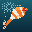

Write Python code to recreate this figure.
"""A single koi fish, painted LIVE on the wall stroke by stroke — a zen piece.

The stroke ORDER is the performance:
  1. water wash   — serpentine teal sweep, top-lit, deepening downward
  2. koi body     — one big orange teardrop laid down spine-first (tail -> head)
  3. patches      — kohaku white blocks + a tancho red cap dabbed on
  4. fins & tail  — pale flowing fins, painted after the body they hang off
  5. eye          — the single detail that brings it alive
  6. ripples      — expanding rings + a rising bubble, the last quiet touches

Big subject, minimal scene: one large fish fills the panel, water is just mood.

Run (preview only):   .venv\\Scripts\\python.exe art\\koi.py
Run (perform live):   .venv\\Scripts\\python.exe art\\koi.py --perform [delay]
"""

import json
import math
import random
import sys
import urllib.request

SIZE = 32


def lerp(a, b, t):
    return tuple(round(a[i] + (b[i] - a[i]) * t) for i in range(3))


def hx(c):
    return "#{:02x}{:02x}{:02x}".format(*(int(v) for v in c))


# --- koi geometry -----------------------------------------------------------
# Spine runs from tail (lower-left) to head (upper-right) with a gentle arc.
def spine(t):
    cx = 6.0 + 20.0 * t
    cy = 24.0 - 15.0 * t - 3.0 * math.sin(math.pi * t)   # arcs upward
    return cx, cy


def half_width(t):
    # plump through the shoulder (t~0.6), tapering to a thin tail wrist
    bell = math.exp(-((t - 0.60) ** 2) / 0.055)
    return 1.1 + 4.6 * bell


def body_pixels():
    """Return {(x,y): 'role'} for the fish, role in body/back."""
    px = {}
    ts = [i / 240.0 for i in range(241)]
    for t in ts:
        cx, cy = spine(t)
        r = half_width(t)
        r2 = r * r
        y0, y1 = int(cy - r - 1), int(cy + r + 1)
        x0, x1 = int(cx - r - 1), int(cx + r + 1)
        for y in range(y0, y1 + 1):
            for x in range(x0, x1 + 1):
                if 0 <= x < SIZE and 0 <= y < SIZE:
                    d2 = (x - cx) ** 2 + (y - cy) ** 2
                    if d2 <= r2:
                        # "back" = upper half of the tube (lit side), for shading
                        role = "back" if (y - cy) < -0.25 * r else "body"
                        # head end keeps its fuller color regardless
                        prev = px.get((x, y))
                        if prev != "body":
                            px[(x, y)] = role
    return px


def build_strokes():
    steps = []
    body = body_pixels()

    # 1. WATER WASH — serpentine, top-lit teal fading to deep water
    for y in range(SIZE):
        row = range(SIZE) if y % 2 == 0 else range(SIZE - 1, -1, -1)
        base = lerp((26, 96, 112), (9, 40, 56), y / (SIZE - 1))
        for x in row:
            # faint diagonal light shafts for a sunlit-pond feel
            shimmer = 6 if ((x + y) % 9 == 0 and y < 18) else 0
            c = (base[0] + shimmer, base[1] + shimmer, base[2] + shimmer // 2)
            steps.append((x, y, c))

    # 2. KOI BODY — laid down spine order, tail -> head, so it "grows" forward
    ORANGE = (240, 120, 36)
    ORANGE_LIT = (252, 158, 70)
    order = sorted(body.keys(), key=lambda p: (p[0] + (24 - p[1])))  # tail(LL)->head(UR)
    for (x, y) in order:
        c = ORANGE_LIT if body[(x, y)] == "back" else ORANGE
        steps.append((x, y, c))

    # 3. PATCHES — kohaku white blocks + a tancho red cap
    rng = random.Random(7)
    white_zones = [(0.22, 0.34), (0.44, 0.56), (0.72, 0.82)]  # bands along spine
    whites = []
    for (x, y), _ in body.items():
        # map pixel to nearest spine t (coarse) to decide banding
        best_t, best_d = 0, 1e9
        for i in range(0, 25):
            t = i / 24.0
            sx, sy = spine(t)
            d = (x - sx) ** 2 + (y - sy) ** 2
            if d < best_d:
                best_d, best_t = d, t
        for lo, hi in white_zones:
            if lo <= best_t <= hi:
                whites.append((x, y))
                break
    rng.shuffle(whites)
    for (x, y) in whites:
        steps.append((x, y, (238, 238, 230)))

    # tancho red cap near the head/back
    hx_, hy_ = spine(0.90)
    for (x, y) in sorted(body.keys()):
        if (x - hx_) ** 2 + (y - hy_) ** 2 <= 4.2 and (y - hy_) <= 1:
            steps.append((x, y, (214, 44, 40)))

    # 4. FINS & TAIL — pale, translucent-looking, painted after the body
    tail_cx, tail_cy = spine(0.0)
    tail = [
        (-1, -3), (-2, -2), (-3, -2), (-1, -2), (-2, -1), (-3, -1),
        (-1, 2), (-2, 2), (-3, 3), (-1, 3), (-2, 4), (-3, 4), (-2, 0), (-3, 0),
    ]
    for dx, dy in tail:
        x, y = int(tail_cx + dx), int(tail_cy + dy)
        if 0 <= x < SIZE and 0 <= y < SIZE:
            steps.append((x, y, (250, 196, 150)))
    # pectoral fin, hanging below the shoulder
    fx, fy = spine(0.6)
    for dx, dy in ((0, 3), (1, 3), (1, 4), (2, 4), (0, 4), (2, 5)):
        x, y = int(fx + dx - 1), int(fy + dy)
        if 0 <= x < SIZE and 0 <= y < SIZE:
            steps.append((x, y, (250, 200, 156)))
    # dorsal fin ridge along the back
    for t in (0.5, 0.58, 0.66, 0.74):
        sx, sy = spine(t)
        r = half_width(t)
        x, y = int(sx), int(sy - r - 1)
        if 0 <= x < SIZE and 0 <= y < SIZE:
            steps.append((x, y, (252, 170, 96)))

    # 5. EYE — the single detail that makes it a fish
    ex, ey = spine(0.955)
    ex, ey = int(ex), int(ey + 1)
    for dx, dy in ((0, 0),):
        steps.append((ex + dx, ey + dy, (18, 20, 28)))
    steps.append((ex, ey - 1, (240, 240, 240)))   # glint above the eye

    # 6. RIPPLES + a rising bubble — quiet finishing touches over the water
    rcx, rcy = 9, 7
    for rad in (3, 5, 7):
        for a in range(0, 360, 26):
            x = int(rcx + rad * math.cos(math.radians(a)))
            y = int(rcy + rad * 0.7 * math.sin(math.radians(a)))
            if 0 <= x < SIZE and 0 <= y < SIZE and (x, y) not in body:
                steps.append((x, y, (120, 178, 196)))
    for x, y in ((4, 20), (5, 16), (4, 12), (6, 9)):   # bubble trail
        if (x, y) not in body:
            steps.append((x, y, (170, 214, 224)))

    return steps


def render_preview(steps, path):
    from PIL import Image
    img = Image.new("RGB", (SIZE, SIZE), (0, 0, 0))
    px = img.load()
    for x, y, c in steps:
        if 0 <= x < SIZE and 0 <= y < SIZE:
            px[x, y] = tuple(int(v) for v in c)
    img.save(path)
    img.resize((SIZE * 12, SIZE * 12), Image.NEAREST).save(path.replace(".png", "-big.png"))
    print(f"preview -> {path}  ({len(steps)} strokes)")


def perform(steps, delay):
    payload = {"pixels": [[x, y, hx(c)] for x, y, c in steps], "delay": delay, "clear": True}
    req = urllib.request.Request(
        "http://127.0.0.1:7788/paint",
        data=json.dumps(payload).encode(),
        headers={"content-type": "application/json"},
        method="POST",
    )
    with urllib.request.urlopen(req, timeout=30) as resp:
        print(resp.read().decode())
    print(f"{len(steps)} strokes queued")


if __name__ == "__main__":
    steps = build_strokes()
    render_preview(steps, "art/koi.png")
    if "--perform" in sys.argv:
        rest = [a for a in sys.argv[1:] if a != "--perform"]
        delay = float(rest[0]) if rest else 0.02
        perform(steps, delay)
